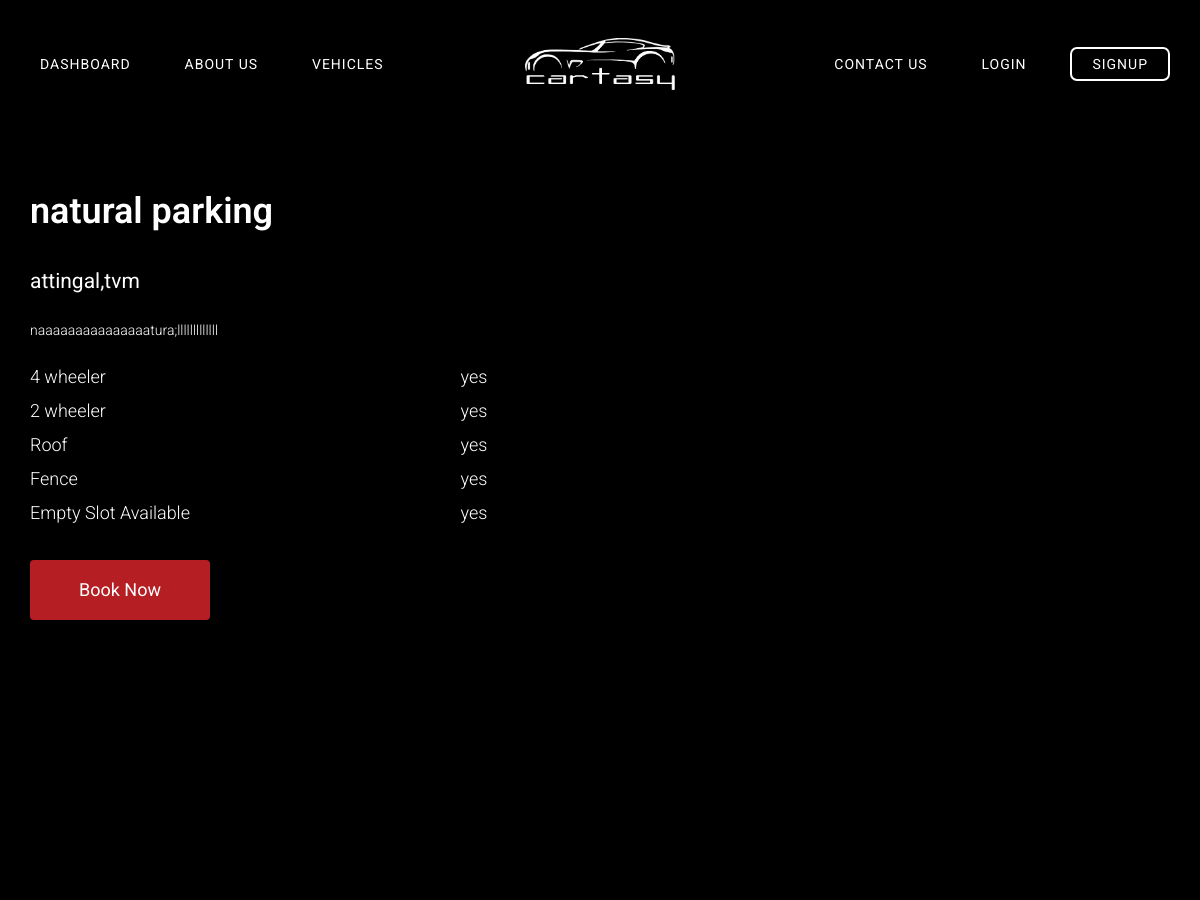
Page /pdetails/4 (upper part) on the earlier database version.
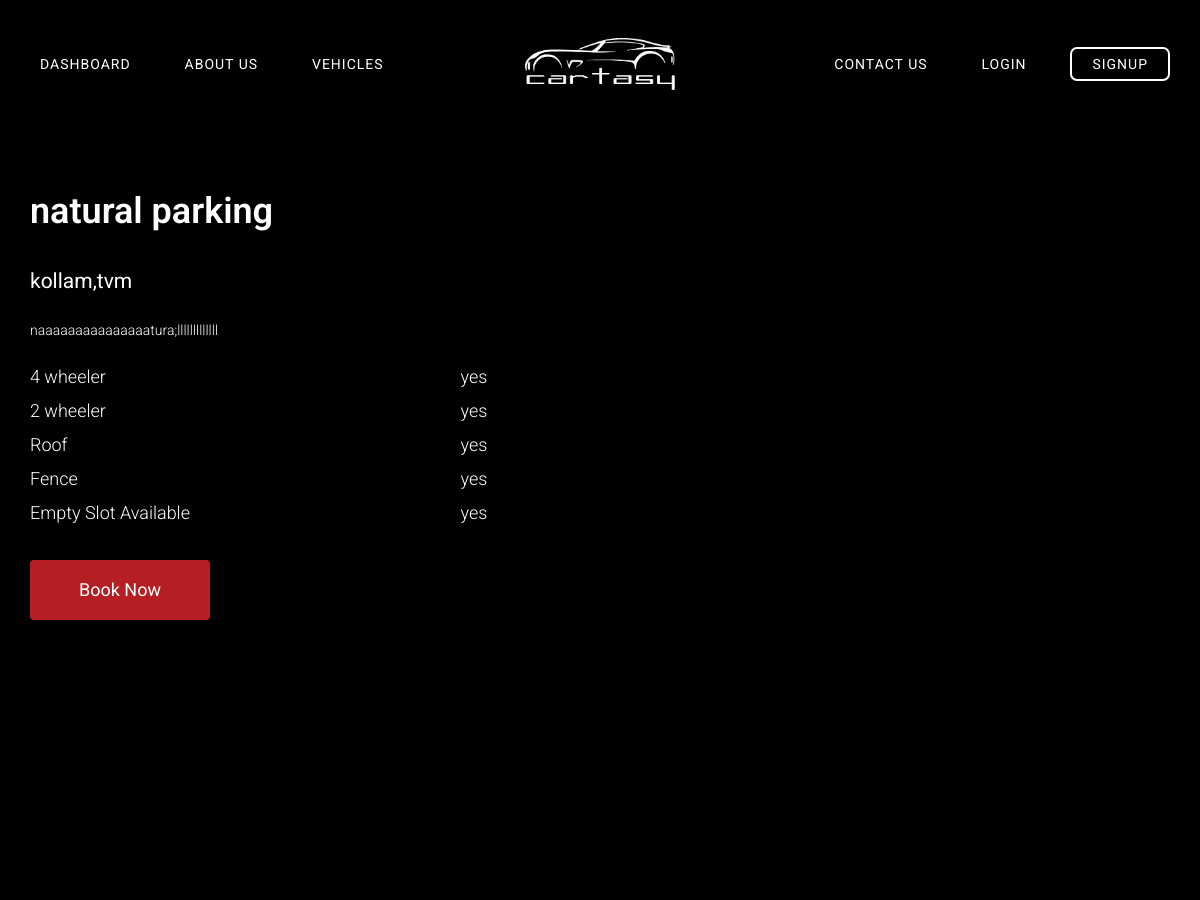
Same page on the later database version.
### property_vendor/models.py (models this page shows, shortened)
class property(models.Model):
	name = models.CharField(max_length=100)
	description = models.TextField()
	mapurl = models.CharField(max_length=500,default='')
	img1 = ResizedImageField(size=[500, 500],crop=['middle', 'center'],upload_to='property/pics', default='default.jpg')
	img2 = ResizedImageField(size=[500, 500],crop=['middle', 'center'],upload_to='property/pics', default='default.jpg')
	img3 = ResizedImageField(size=[500, 500],crop=['middle', 'center'],upload_to='property/pics', default='default.jpg')
	isactive = models.BooleanField(default=True)
	place = models.CharField(max_length=200,default='')
	district = models.CharField(max_length=200,default='')
	created_at = models.DateField(auto_now_add=True)
	owner = models.ForeignKey(User,default=None,on_delete=models.CASCADE)#for now to pass form validation,will remove later

### public/views.py (the view)
# urls.py: path('pdetails/<int:id>',pv.pdetails,name="pdetails"),
def pdetails(request,id):
	isfw=False
	istw=False
	isroofed=False
	isfenced=False
	isavailable=False
	result=property.objects.get(id=id)
	plotresult=pslot.objects.filter(propertyid=id)
	for plot in plotresult:
		if plot.isfw:
			isfw=True
		if plot.istw:
			istw=True
		if plot.isroofed:
			isroofed=True
		if plot.isfenced:
			isfenced=True
		if plot.isavailable:
			isavailable=True
	return render(request,'public/single.html',{'pslots':plotresult,'property':result,'isavailable':isavailable,'istw':istw,'isfw':isfw,'isfenced':isfenced,'isroofed':isroofed})

### template/public/single.html (shortened to what this page needs)
{% extends 'public/base.html' %}
{% load static %}
{% block content %}
            <section id="car-1-features-2" class="holiday-sec" style="padding-top: 12em;">
                <div class="container">
                    <div class="row">
                        <div class="col-sm-7 col-sm-push-6">
                            <figure class="car-1-feature-image animate-box audi-car">
                                <div class="slideshow-container">
</div>
                            </figure>
                        </div>
                        <div class="col-sm-5 col-sm-pull-7">
                            <h2 class="car-1-lead animate-box">{{ property.name}}</h2>
                            <div class="vehicle-info">
                                <p class="animate-box" style="font-size: 21px;font-weight: 400;">{{ property.place }},{{ property.district }} </p>
                                <p class="animate-box">{{ property.description}}</p>
                                <ul>
                                    <li class="animate-box">4 wheeler <span>{% if isfw %}yes{% else %}No{% endif %}</span>
                                    </li>
                                    <li class="animate-box">2 wheeler <span>{% if istw %}yes{% else %}No{% endif %}</span>
                                    </li>
                                    <li class="animate-box">Roof<span>{% if isroofed %}yes{% else %}No{% endif %}</span>
                                    </li>
                                    <li class="animate-box">Fence<span>{% if isfenced %}yes{% else %}No{% endif %}</span>
                                    </li>
                                    <li class="animate-box">Empty Slot Available<span>{% if isavailable %}yes{% else %}No{% endif %}</span>
                                    </li>
                                </ul>
                            </div>
                            <div class="car-1-btn-action animate-box">
                                <a class="button btn btn-primary btn-cta" href="#popup1">Book Now</a>
                            </div>
                        </div>
                    </div>
                </div>
            </section>
           <section id="car-1-features-2" class="holiday-sec" style="padding-top: 12em;">
            </section>
           {% endblock %}

Differences in the rows shown:
changed property "natural parking": place "attingal" → "kollam"
